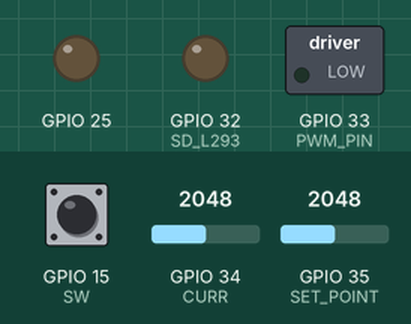
Simulated run of this sketch. Board: ESP32. Shown: switched loads named in the sketch (green lamp = pin HIGH), output pins drawn as LEDs (lit = HIGH). Inputs (shaded band) come from the test bench; at power-on: GPIO 15 (SW) HIGH, GPIO 34 (CURR) = 2048, GPIO 35 (SET_POINT) = 2048 (analog values on the 0–4095 scale).

Above: at 1.2 s.
1.3 s: GPIO 15 (SW) pulled LOW for 0.15 s
At 2.7 s:
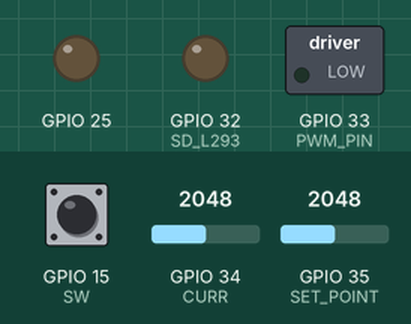
3.0 s: GPIO 15 (SW) pulled LOW for 1 s
At 3.8 s:
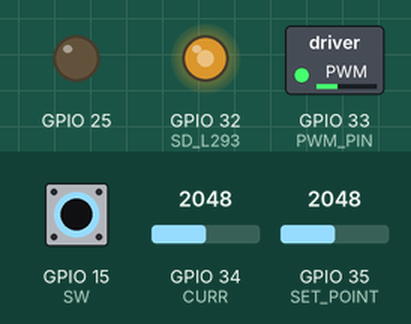
Timing chart, 0 to 6.0 s (numbered marks = the images above; inputs shaded):
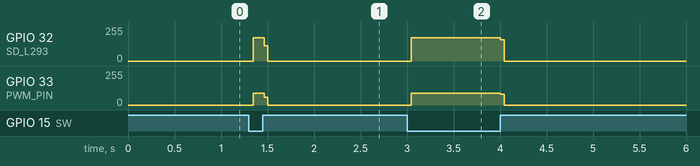

The sketch:

FonteDeCorrenteRev01.ino
```cpp
#define ON 1
#define OFF 0
#define N_MED 5
#define RESOLUTION_AD          9     //Resoulção do AD
#define PWM_FREQ  80000
#define I_REF DAC1

const long TMP_INT = 5;
const int maxVal = 255;
const int minVal = 0;
float KI = 0.1, mInt = 0;
float KP = 0.2, mProp = 0;
long tmpAtual, tmpInt;
float erro, iAtual;


const int SW = 15;
const int SD_L293 = 32;
const int CURR = 34;
const int SET_POINT = 35;


//const int FREQ_PWM = A1;
const int PWM_TRAFO = 1;
const int PWM_PIN = 33;
const int PWM_RESOLUTION = 8;

bool CTL;

int vAD,vFreq;
long int tmr;
bool flag;

int controle = 0;

uint32_t status,duty,period;

void setup()
{
  ledcSetup(PWM_TRAFO, PWM_FREQ, PWM_RESOLUTION);
  ledcAttachPin(PWM_PIN, PWM_TRAFO);
  pinMode(SW,INPUT_PULLUP);
  pinMode(SD_L293,OUTPUT);
  digitalWrite(SD_L293,OFF);
  ledcWrite(PWM_TRAFO,0);
  analogReadResolution(RESOLUTION_AD);
  Serial.begin(115200);
  CTL = 0;
  vAD = 0;
  tmpAtual = micros();
  tmpInt = tmpAtual + TMP_INT;
  mInt = 0;
  tmr = micros() + 500;
  flag = 0;
}

float regulaCorrente(float erro, float mInt)
{
  float mAux;
  long tmpAux;
  tmpAux = micros();
  if(tmpAux >= tmpInt)
  {
     // Serial.print("erro: ");Serial.print(erro);
      tmpInt = tmpAux + TMP_INT;
      mAux = KI*erro + mInt;
      if (mAux > maxVal) mAux = maxVal;   //Valor max. p/ mInt
      if (mAux < minVal) mAux = minVal;   //Valor mín. p/ mInt
      return(mAux);
  }
  return(mInt);
}

float leSetPoint()
{
  float valor = 0;
  for (int i=0;i<N_MED;i++)
  {
    valor = analogRead(SET_POINT) + valor;
  }
  valor = valor/N_MED;
 // Serial.print("oldSetPoint: ");Serial.print(oldSetPoint);
  return(valor);
}

float leCurr()
{
  float valor = 0;
  for (int i=0;i<N_MED;i++)
  {
    valor = analogRead(CURR) + valor;
  }
  valor = valor/N_MED;
  return(valor);
}

void loop()
{
  float setPoint;


 if((micros()>tmr)&&(!flag))
 {
  tmr = micros() + 500;
  tmpInt = micros() + TMP_INT;
  flag = 1;
  //mInt = 0;//controle = 0;//controle - controle*0.2;
 }
 if((micros()>tmr)&&(flag))
 {
  tmr = micros()+500;
  flag = 0;
 }
   //dacWrite(I_REF, controle);
//  flag = 1;
  if((!digitalRead(SW))&&(flag))
  {
    dacWrite(I_REF, controle);
    ledcWrite(PWM_TRAFO,128);
    digitalWrite(SD_L293,ON); //L293 running
    setPoint = leSetPoint();
    iAtual = leCurr();
    erro = setPoint - iAtual;
    mProp = KP*erro;
    mInt = regulaCorrente(erro, mInt);
    controle = (int) (mInt + mProp);
    if (controle > maxVal) controle = maxVal;   //Valor max. p/ mInt
    if (controle < minVal) controle = minVal;   //Valor mín. p/ mInt
 //   Serial.print("controle: ");Serial.println(controle);
    //dacWrite(I_REF, controle);

  }
  else
  {
    ledcWrite(PWM_TRAFO,0);
    digitalWrite(SD_L293,OFF);
    dacWrite(I_REF, 0);
    //controle = 0;
  }

//  Serial.println(vAD);
//  delay(500);

}
```

Measured:
- after the input at 1.3 s, GPIO 32 (SD_L293): 0/255 → 175/255 at once, → 0/255 0.12 s later; GPIO 33 (PWM_PIN): 0/255 → 88/255 at once, → 0/255 0.12 s later
- after the input at 3.0 s, GPIO 32 (SD_L293): 0/255 → 175/255 at once, → 0/255 0.96 s later; GPIO 33 (PWM_PIN): 0/255 → 88/255 at once, → 0/255 0.96 s later
